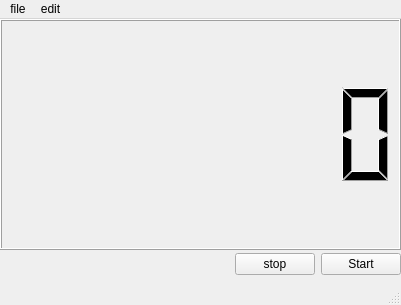
<?xml version="1.0" encoding="UTF-8"?>
<ui version="4.0">
 <class>stopWatch</class>
 <widget class="QMainWindow" name="stopWatch">
  <property name="geometry">
   <rect>
    <x>0</x>
    <y>0</y>
    <width>401</width>
    <height>305</height>
   </rect>
  </property>
  <property name="windowTitle">
   <string>Stop Watch</string>
  </property>
  <widget class="QWidget" name="centralwidget">
   <widget class="QLCDNumber" name="lcdNumber">
    <property name="enabled">
     <bool>true</bool>
    </property>
    <property name="geometry">
     <rect>
      <x>0</x>
      <y>0</y>
      <width>401</width>
      <height>231</height>
     </rect>
    </property>
    <property name="numDigits">
     <number>7</number>
    </property>
   </widget>
   <widget class="QWidget" name="horizontalLayoutWidget">
    <property name="geometry">
     <rect>
      <x>0</x>
      <y>230</y>
      <width>401</width>
      <height>31</height>
     </rect>
    </property>
    <layout class="QHBoxLayout" name="horizontalLayout">
     <item>
      <spacer name="horizontalSpacer">
       <property name="orientation">
        <enum>Qt::Horizontal</enum>
       </property>
       <property name="sizeHint" stdset="0">
        <size>
         <width>268</width>
         <height>20</height>
        </size>
       </property>
      </spacer>
     </item>
     <item>
      <widget class="QPushButton" name="stopButton">
       <property name="styleSheet">
        <string notr="true"/>
       </property>
       <property name="text">
        <string>stop</string>
       </property>
      </widget>
     </item>
     <item>
      <widget class="QPushButton" name="startButton">
       <property name="styleSheet">
        <string notr="true"/>
       </property>
       <property name="text">
        <string>Start</string>
       </property>
      </widget>
     </item>
    </layout>
   </widget>
  </widget>
  <widget class="QMenuBar" name="menubar">
   <property name="geometry">
    <rect>
     <x>0</x>
     <y>0</y>
     <width>401</width>
     <height>22</height>
    </rect>
   </property>
   <widget class="QMenu" name="menuFile">
    <property name="title">
     <string>file</string>
    </property>
   </widget>
   <widget class="QMenu" name="menuEdit">
    <property name="title">
     <string>edit</string>
    </property>
   </widget>
   <addaction name="menuFile"/>
   <addaction name="menuEdit"/>
  </widget>
  <widget class="QStatusBar" name="statusbar">
   <property name="sizeGripEnabled">
    <bool>true</bool>
   </property>
  </widget>
 </widget>
 <resources/>
 <connections>
  <connection>
   <sender>startButton</sender>
   <signal>pressed()</signal>
   <receiver>lcdNumber</receiver>
   <slot>update()</slot>
   <hints>
    <hint type="sourcelabel">
     <x>357</x>
     <y>267</y>
    </hint>
    <hint type="destinationlabel">
     <x>200</x>
     <y>137</y>
    </hint>
   </hints>
  </connection>
 </connections>
</ui>
